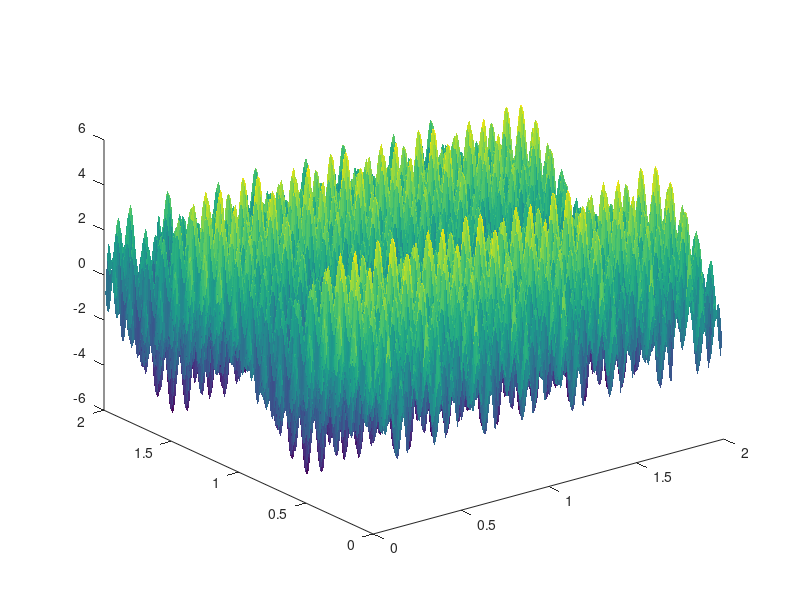
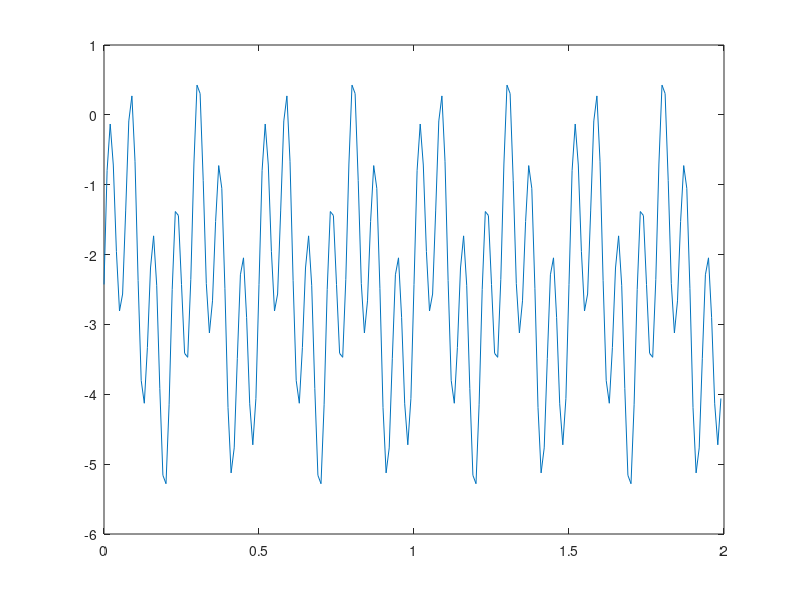
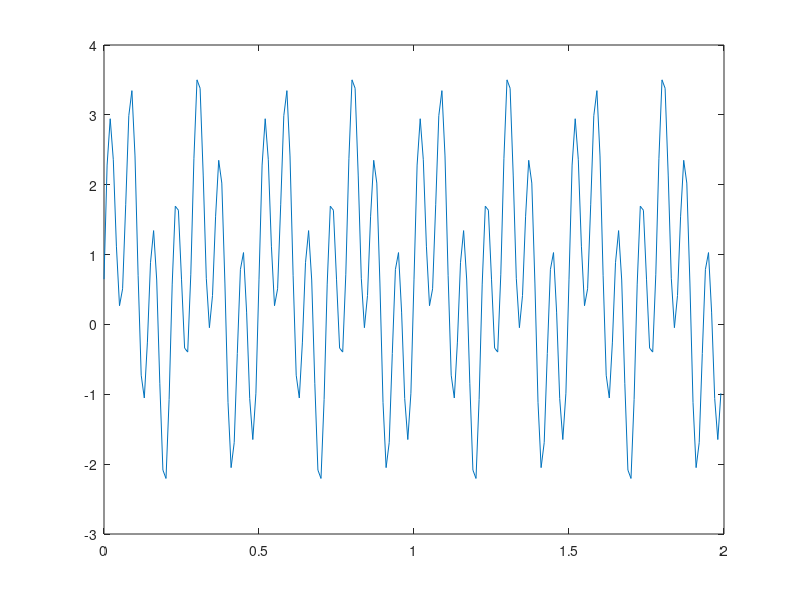
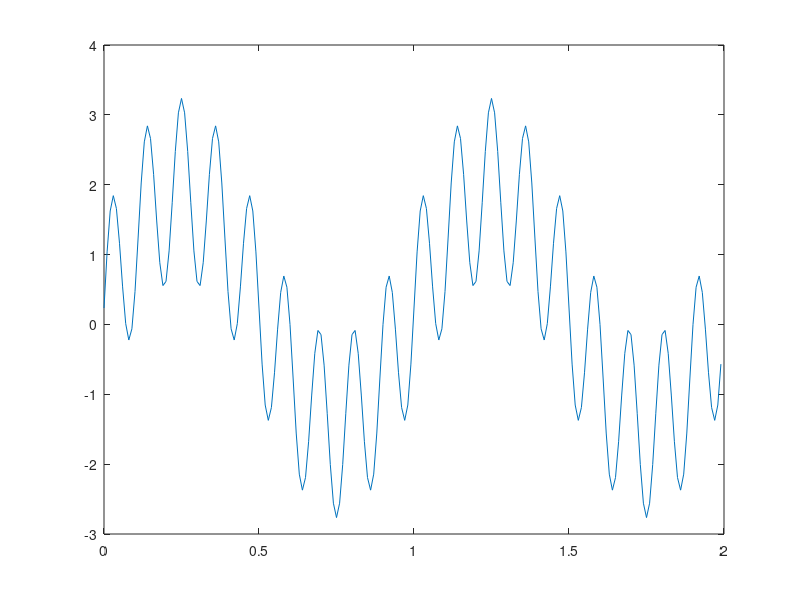

Source code (MATLAB) for these figures, in order: (Note: this script raises an error after producing the figures.)
fs = 100;
fr1 = 2;
fr2 = 7;
fr3 = 9;
fr4 = 1;

t = 0:1/fs:2-1/fs;                      % 10 sec sample
x = t;
y = x;
[X1 Y1] = meshgrid(x, y);

Z1 = (1.3)*sin(2*pi*2*fr1*X1)+((1.7)*sin(2*pi*2*fr2*(X1-2))) ...
+ (1.3)*sin(2*pi*fr3*Y1)+((1.7)*sin(2*pi*fr4*(Y1-2)));

[M N] = size(Z1);

figure('Name', 'Z1')
surface(X1, Y1, Z1,'EdgeColor', 'none'), view(3)

Zc1 = Z1(floor(M/3), :);
Xc1 = X1(floor(M/3), :);

figure('Name', 'Zc1')
plot(Xc1, Zc1)

Zc2 = Z1(floor(2*M/3), :);
Xc2 = X1(floor(2*M/3), :);
figure('Name', 'Zc2')
plot(Xc2, Zc2)

Zc3 = Z1(:, floor(M/3));
Yc3 = Y1(:, floor(M/3));
figure('Name', 'Zc3')
plot(Yc3, Zc3)


Zc4 = Z1(:, floor(2*M/3));
Yc4 = Y1(:, floor(2*M/3));
figure('Name', 'Zc4')
plot(Yc4, Zc4)

Z1f = fft2(Z1);
Z1sh = fftshift(Z1f);
Z1P = Z1sh.*conj(Z1sh);
%Z1P = Z1f.*conj(Z1f);
x2 = (-M/2:M/2-1)*(fs/M);
y2 = x2;

%x2 = (1:M)*(fs/M);
%y2 = x2;
[X2 Y2] = meshgrid(x2, y2);


figure('Name', 'Z1P')
maxP = maxValueMatrix(Z1P);
k = 1.00;
Z1P = Z1P/(k*maxP);
surface(X2, Y2, Z1P,'EdgeColor', 'none'), view(3)
maxP = maxValueMatrix(Z1P);

N = M;

l = 1;
for i=1:M
   for j=1:N
      if (Z1P(i,j) >= 0.2*maxP)
%         y(l, :) = [x2(i) y2(j)];
%         yx(l) = x2(i);
%         yy(l) = y2(j);
         ii(l) = i;
         jj(l) = j;
%         yx(l) = 2*pi*(i-1)/M;
%         yy(l) = 2*pi*(j-1)/N;
         yx(l) = x2(i);
         yy(l) = y2(j);
         l = l + 1;
      end
   end
end

v = unique(yx);
w = unique(yy);
numFreq = 10;

if (length(v) < numFreq)

   vv = v;

else

   for i=1:numFreq 

      vv(i) = v(length(v) - (i-1));

   end

end



if (length(w) < numFreq)

   ww = w;

else

   for i=1:numFreq 

      ww(i) = w(length(w) - (i-1));

   end

end

ii
jj

vv
ww

dummie = Z1P;
for i=1:20
   
   [aa bb cc] = maxValueMatrix2(dummie);
   Pf(i,:) = [x2(bb) y2(cc)];
   Pf2(i) = aa;
   dummie(bb, cc) = -inf;

end

Pf


















